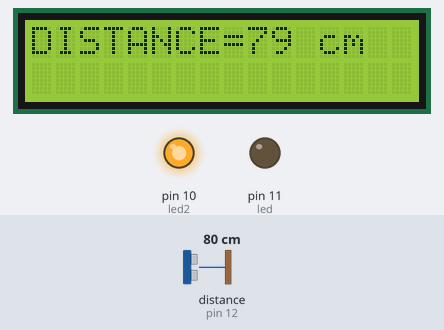
Simulated run of this sketch. Board: Arduino Uno, built with avr-gcc and run on an emulated ATmega328P. On the bench: 16×2 character LCD, output pins drawn as LEDs (lit = HIGH). Wiring (inferred from the names in the program): ultrasonic range finder: trigger pin 13; echo pin 12. The test bench sets the inputs (shaded band); at power-on: distance to the obstacle (sensor on pin 12) 80 cm. The echo pulse lasts 58.3 µs per cm; pins used as bus, display or sensor lines are not drawn.

Above: at 1.2 s.
1.3 s: distance to the obstacle (sensor on pin 12) set to 44 cm
At 3.7 s:
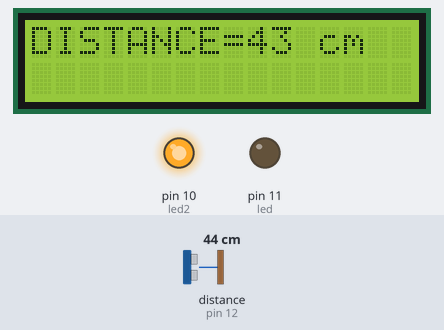
4.5 s: distance to the obstacle (sensor on pin 12) set to 38 cm
At 6.6 s:
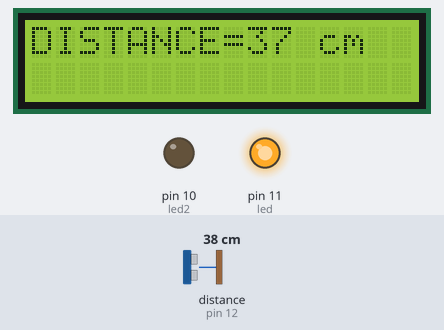
7.6 s: distance to the obstacle (sensor on pin 12) set to 2 cm
At 8.4 s:
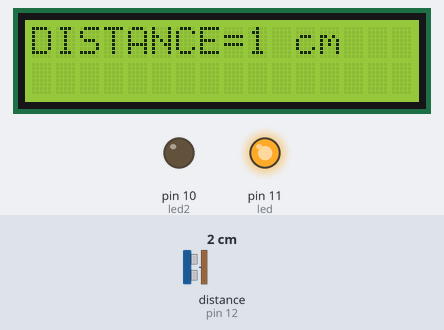
Timing chart, 0 to 10.6 s (numbered marks = the images above; inputs shaded):
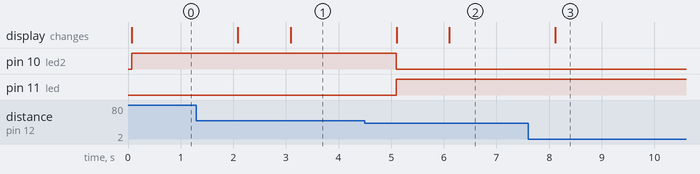

The sketch:

distance_lcd.ino
```cpp
/*
 HC-SR04 Ping distance sensor]
 VCC to arduino 5v GND to arduino GND
 Echo to Arduino pin 13 Trig to Arduino pin 12
 Red POS to Arduino pin 11
 Green POS to Arduino pin 10
 560 ohm resistor to both LED NEG and GRD power rail
 More info at: http://goo.gl/kJ8Gl
 Original code improvements to the Ping sketch sourced from Trollmaker.com
 Some code and wiring inspired by http://en.wikiversity.org/wiki/User:Dstaub/robotcar
 */

#define trigPin 13
#define echoPin 12
#define led 11
#define led2 10
#include<LiquidCrystal.h>
LiquidCrystal lcd(7, 6, 5, 4, 3, 2);
void setup() {
  lcd.begin (16,2);
  pinMode(trigPin, OUTPUT);
  pinMode(echoPin, INPUT);
  pinMode(led, OUTPUT);
  pinMode(led2, OUTPUT);
}

void loop() {
  long duration, distance;
  digitalWrite(trigPin, LOW);  // Added this line
  delayMicroseconds(2); // Added this line
  digitalWrite(trigPin, HIGH);
//  delayMicroseconds(1000); - Removed this line
  delayMicroseconds(10); // Added this line
  digitalWrite(trigPin, LOW);
  duration = pulseIn(echoPin, HIGH);
  distance = (duration/2) / 29.1;
  if (distance < 40) {  // This is where the LED On/Off happens
    digitalWrite(led,HIGH); // When the Red condition is met, the Green LED should turn off
  digitalWrite(led2,LOW);
}
  else {
    digitalWrite(led,LOW);
    digitalWrite(led2,HIGH);
  }
  if (distance >= 1000 || distance <= 0){
    lcd.setCursor(0,0);
    lcd.print("Out of range      ");


  }
  else {

    lcd.setCursor(0,0);
  lcd.print("DISTANCE=");
  lcd.print( distance);
  lcd.print(" cm    ");
  delay(500);
  }
  delay(500);
}
```

Measured:
- the behaviour switches between 41 and 40 cm on distance to the obstacle (sensor on pin 12) (found by bisection; images 1 and 2)
- after the input at 1.3 s, the display: first changes after 0.78 s (image 1 shows a later state)
- after the input at 4.5 s, pin 10 (led2): HIGH → LOW after 0.60 s; pin 11 (led): LOW → HIGH after 0.60 s; the display: first changes after 0.60 s (image 2 shows a later state)
- after the input at 7.6 s, the display: changes after 0.51 s (image 3)
